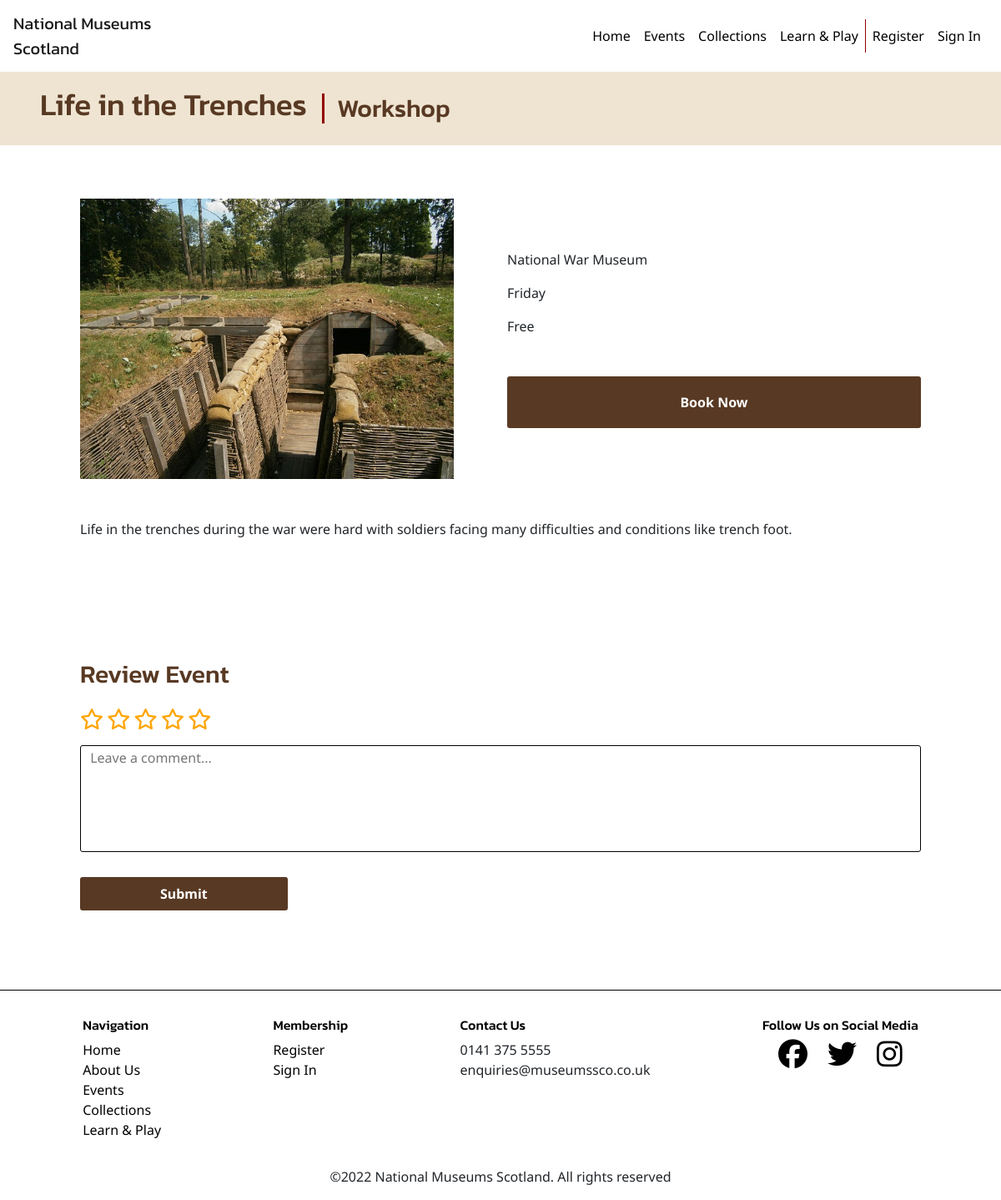
Screenshot of /life-in-trenches.php with the database file from the repository.
### tables this page shows
CREATE TABLE IF NOT EXISTS `event` (
  `eventID` int NOT NULL AUTO_INCREMENT,
  `eventName` varchar(80) NOT NULL,
  `eventType` varchar(10) NOT NULL,
  `dayInWeek` varchar(10) NOT NULL,
  `museum` varchar(30) NOT NULL,
  `price` varchar(4) NOT NULL,
  `image` varchar(40) NOT NULL,
  `description` varchar(250) NOT NULL,
  PRIMARY KEY (`eventID`)
);

### life-in-trenches.php (the view, shortened to what this page needs)
<!DOCTYPE html>
<html lang="en">
<head>
    <link rel="stylesheet" href="https://stackpath.bootstrapcdn.com/bootstrap/4.1.3/css/bootstrap.min.css">
    <link rel="stylesheet" href="styles/styles.css">
</head>
<body>
    <div class="page-container">
        <header>
            <nav class="navbar navbar-expand-md navbar-light ">
                <a class="navbar-brand" href="index.php">National Museums <br> Scotland</a>
                <div class="collapse navbar-collapse" id="navbarNavAltMarkup">
                    <div class="navbar-nav">
                        <a class="nav-item nav-link" href="index.php">Home</a>
                        <a class="nav-item nav-link" href="events.php">Events</a>
                        <a class="nav-item nav-link" href="collections.php">Collections</a>
                        <a class="nav-item nav-link" href="learn-and-play.php">Learn & Play</a>
                        <?php
                        if (isset($_SESSION["username"]) and isset($_SESSION["memberID"])) {
                            echo '<a class="nav-item nav-link" href="account.php">Account</a>';
                            echo '<a class="nav-item nav-link" href="sign-out.php">Sign Out</a>';
                        } else {
                            echo '<a class="nav-item nav-link" href="register-form.php">Register</a>';
                            echo '<a class="nav-item nav-link" href="sign-in-form.php">Sign In</a>';
                        }
                        ?>
                    </div>
                </div>
            </nav>
        </header>
        <main>
            <div class="heading-banner">
                <?php
                include "includes/dbconx.php";
                $eventID = 4;
                $sql = "SELECT eventName,eventType FROM event WHERE eventID=?";
                $stmt = $conn->prepare($sql);
                $stmt->bind_param("i", $eventID);
                $stmt->execute();
                $result = $stmt->get_result();
                if ($result->num_rows > 0) {
                    while ($row = $result->fetch_assoc()) {
                        echo "<h1>" . $row['eventName'] . "</h1>";
                        echo "<h2>" . $row['eventType'] . "</h2>";
                    }
                } else {
                    echo "<p>No results found</p>";
                }
                ?>
            </div>
            <div class="content-container">
                <section class="event">
                    <div class="event-img">
                        <?php
                        include "includes/dbconx.php";
                        $sql = "SELECT image FROM event WHERE eventID=?";
                        $stmt = $conn->prepare($sql);
                        $stmt->bind_param("i", $eventID);
                        $stmt->execute();
                        $result = $stmt->get_result();
                        if ($result->num_rows > 0) {
                            while ($row = $result->fetch_assoc()) {
                                echo "<img class='event-img' src=" . $row['image'] . ">";
                            }
                        } else {
                            echo "<p>No results found</p>";
                        }
                        ?>
                    </div>
                    <div class="event-info">
                        <ul>
                            <?php
                            include "includes/dbconx.php";
                            $sql = "SELECT dayInWeek,museum,price FROM event WHERE eventID=?";
                            $stmt = $conn->prepare($sql);
                            $stmt->bind_param("i", $eventID);
                            $stmt->execute();
                            $result = $stmt->get_result();
                            if ($result->num_rows > 0) {
                                while ($row = $result->fetch_assoc()) {
                                    echo "<li>" . $row['museum'] . "</li>";
                                    echo "<li>" . $row['dayInWeek'] . "</li>";
                                    if ($row['price'] == "Free") {
                                        echo "<li>" . $row['price'] . "</li>";
                                    } else {
                                        echo "<li>&pound" . $row['price'] . "</li>";
                                    }
                                }
                            } else {
                                echo "<li>No results found</li>";
                            }
                            ?>
                        </ul>
                        <form action="book.php" method="POST">
                            <input type="submit" class="button book-btn" name="submit" value="Book Now">
                        </form>
                    </div>
                    <div class="event-description">
                        <?php
                        include "includes/dbconx.php";
                        $sql = "SELECT description FROM event WHERE eventID=?";
                        $stmt = $conn->prepare($sql);
                        $stmt->bind_param("i", $eventID);
                        $stmt->execute();
                        $result = $stmt->get_result();
                        if ($result->num_rows > 0) {
                            while ($row = $result->fetch_assoc()) {
                                echo "<p>" . $row['description'] . "</p>";
                            }
                        } else {
                            echo "<p>No results found</p>";
                        }
                        ?>
                    </div>
                </section>
                <section class="review">
                    <div>
                        <form action="<?php echo htmlspecialchars($_SERVER['PHP_SELF']); ?>" method="POST">
                            <label for="review">
                                <h2>Review Event</h2>
                            </label>
                            <div class="star-rating">
                                <label for="1-star" class="star">
                                    <i class="fa-regular fa-star" id="rating1"></i>
                                </label>
                                <label for="2-star" class="star">
                                    <i class="fa-regular fa-star" id="rating2"></i>
                                </label>
                                <label for="3-star" class="star">
                                    <i class="fa-regular fa-star" id="rating3"></i>
                                </label>
                                <label for="4-star" class="star">
                                    <i class="fa-regular fa-star" id="rating4"></i>
                                </label>
                                <label for="5-star" class="star">
                                    <i class="fa-regular fa-star" id="rating5"></i>
                                </label>
                            </div>
                            <div class="review">
                                <textarea class="input text-input" name="comment" id="review" placeholder="Leave a comment..." maxlength="100" required></textarea>
                                <input type="submit" class="button review-submit-btn" name="submit" value="Submit">
                            </div>
                        </form>
                    </div>
                </section>
            </div>
        </main>
        <footer>
            <div class="footer-links footer-nav">
                <h2 class="footer-heading">
                    <bold>Navigation</bold>
                </h2>
                <ul>
                    <li><a href="index.php">Home</a></li>
                    <li><a href="index.php">About Us</a></li>
                    <li><a href="events.php">Events</a></li>
                    <li><a href="collections.php">Collections</a></li>
                    <li><a href="learn-and-play.php">Learn & Play</a></li>
                </ul>
            </div>
            <div class="footer-links footer-membership">
                <h2 class="footer-heading">
                    <bold>Membership</bold>
                </h2>
                <ul>
                    <li><a href="register-form.php">Register</a></li>
                    <li><a href="sign-in-form.php">Sign In</a></li>
                </ul>
            </div>
            <div class="footer-links footer-contact">
                <h2 class="footer-heading">
                    <bold>Contact Us</bold>
                </h2>
                <ul>
                    <li>
                        0141 375 5555
                    </li>
                    <li>
                        enquiries@museumssco.co.uk
                    </li>
                </ul>
            </div>
            <div class="footer-social">
                <h2 class="footer-heading">
                    <bold>Follow Us on Social Media</bold>
                </h2>
                <ul class="social-icons">
                    <li><a href="#"><i class="fa-brands fa-facebook"></i></a></li>
                    <li><a href="#"><i class="fa-brands fa-twitter"></i></a></li>
                    <li><a href="#"><i class="fa-brands fa-instagram"></i></a></li>
                </ul>
            </div>
            <div class="footer-legal">
                <p>&copy;<span id="year"></span> National Museums Scotland. All rights reserved</p>
            </div>
        </footer>
    </div>
</body>
</html>

### styles/styles.css (style rules this page uses)
* { margin:0;padding:0;box-sizing: border-box; }
body { font-family: 'Noto Sans', sans-serif; }
h1,h2 { color:#583923;font-family: 'Kanit',sans-serif; }
h1 { font-size: 2.3rem; }
h2 { font-size:1.875rem }
input[type="submit"],button { cursor:pointer; }
a { color:black; }
.navbar-light .navbar-brand { font-family: 'Kanit', sans-serif; }
.navbar-light .navbar-nav .nav-link { color: black; }
.navbar-nav a:nth-child(4) { border-right: 1.3px solid #910000; }
.navbar-nav { margin-left: auto; }
.heading-banner { background-color:#EFE4D2; display:flex; align-items: center; padding:18px 4%; }
.heading-banner h1 { padding-right:0.5em; }
.heading-banner h2 { border-left: 3px solid #910000; margin-bottom: 0; padding-left:0.5em; }
main { margin-bottom:6em; }
.button { border-radius: 3px;background-color: #583923;border:none;font-weight: bold;color:white; }
.content-container { margin:0 8%; }
.input { padding:0.15em 0 0.15em 0.18em; border:1.4px solid black; border-radius:3px; }
.text-input { padding-left: 0.7em; }
input[type="radio"]+i { cursor:pointer; }
.event { display:grid; grid-template-areas: "img info" "description description"; grid-template-columns: repeat(2,1fr); margin:4em 0 8em 0; row-gap: 3em; column-gap: 1em; }
.event-img { grid-area:img;width:95%;height:100%; }
.event-info { grid-area:info;margin:auto 0; }
.event-description { grid-area:description; }
.event-info li { margin-bottom:1em; }
.book-btn { width:100%;padding:1.2em 0;margin-top:2em; }
textarea { resize: none;width:100%;height:8em; }
.review-submit-btn { padding:0.5em 6em; margin:1.5em 0; }
.star-rating { margin:0.5em 0; }
.fa-star { font-size:25px; border:none; color:orange; background-color:white; }
.page-container { position:relative; min-height:100vh; padding-bottom:2.5em; }
footer { position:absolute; border-top:1px solid black; padding:2em ; bottom:0; width:100%; height:2.5em; display: grid; grid-template-areas: "navigation membership contact social" "legal legal legal legal" ; }
.footer-heading { font-size: 1rem;color:black }
.footer-nav { grid-area:navigation;margin:0 auto; }
.footer-membership { grid-area:membership;margin: 0 auto; }
.footer-contact { grid-area:contact;margin: 0 auto; }
.footer-social { grid-area:social;text-align: center;margin: 0 auto; }
.footer-legal { grid-area:legal;text-align: center;margin: 0 auto;margin-top:1em; }
.social-icons { display: flex;gap:1.5em;justify-content: center; }
.fa-brands { font-size: 35px; color:black; }
li { list-style-type: none; }

### rows the page displays
event: eventName "Life in the Trenches", eventType "Workshop", image (picture), museum "National War Museum", dayInWeek "Friday", price "Free", description "Life in the trenches during the war were hard with soldiers facing many difficulties and conditions like trench foot."
